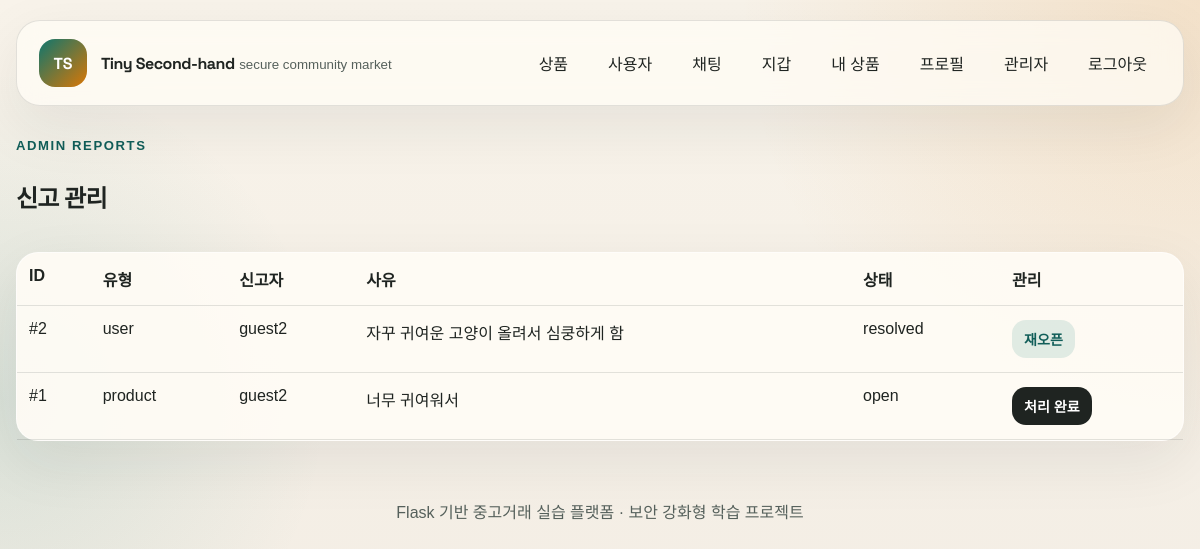
Screenshot of /admin/reports (signed in) with the database file from the repository.
### app/models.py (models this page shows, shortened)
class Report(db.Model):
    __table_args__ = (
        db.CheckConstraint(
            "target_type in ('user', 'product')",
            name="ck_report_target_type_valid",
        ),
        db.CheckConstraint(
            "status in ('open', 'resolved')",
            name="ck_report_status_valid",
        ),
    )
    id = db.Column(db.Integer, primary_key=True)
    reporter_id = db.Column(db.Integer, db.ForeignKey("user.id"), nullable=False)
    target_type = db.Column(db.String(10), nullable=False)
    target_user_id = db.Column(db.Integer, db.ForeignKey("user.id"), nullable=True)
    target_product_id = db.Column(
        db.Integer, db.ForeignKey("product.id"), nullable=True
    )
    reason = db.Column(db.String(500), nullable=False)
    status = db.Column(db.String(20), nullable=False, default="open")
    reviewed_by_id = db.Column(db.Integer, db.ForeignKey("user.id"), nullable=True)
    created_at = db.Column(db.DateTime, nullable=False, default=utcnow)
    resolved_at = db.Column(db.DateTime, nullable=True)
    reporter = db.relationship(
        "User", foreign_keys=[reporter_id], back_populates="reports_sent"
    )
    target_user = db.relationship(
        "User",
        foreign_keys=[target_user_id],
        back_populates="reports_received",
    )
    target_product = db.relationship("Product", back_populates="reports")
    reviewed_by = db.relationship(
        "User",
        foreign_keys=[reviewed_by_id],
        back_populates="reports_reviewed",
    )

class User(db.Model, UserMixin):
    __table_args__ = (
        db.CheckConstraint("balance >= 0", name="ck_user_balance_non_negative"),
    )
    id = db.Column(db.Integer, primary_key=True)
    username = db.Column(db.String(30), unique=True, nullable=False, index=True)
    display_name = db.Column(db.String(60), nullable=False)
    password_hash = db.Column(db.String(255), nullable=False)
    bio = db.Column(db.String(300), nullable=False, default="")
    is_admin = db.Column(db.Boolean, nullable=False, default=False)
    is_suspended = db.Column(db.Boolean, nullable=False, default=False)
    is_deleted = db.Column(db.Boolean, nullable=False, default=False)
    balance = db.Column(db.Numeric(12, 2), nullable=False, default=Decimal("100000.00"))
    created_at = db.Column(db.DateTime, nullable=False, default=utcnow)
    deleted_at = db.Column(db.DateTime, nullable=True)
    updated_at = db.Column(db.DateTime, nullable=False, default=utcnow, onupdate=utcnow)
    products = db.relationship("Product", back_populates="seller", lazy="dynamic")
    reports_sent = db.relationship(
        "Report",
        foreign_keys="Report.reporter_id",
        back_populates="reporter",
        lazy="dynamic",
    )
    reports_received = db.relationship(
        "Report",
        foreign_keys="Report.target_user_id",
        back_populates="target_user",
        lazy="dynamic",
    )
    reports_reviewed = db.relationship(
        "Report",
        foreign_keys="Report.reviewed_by_id",
        back_populates="reviewed_by",
        lazy="dynamic",
    )
    messages_sent = db.relationship(
        "Message",
        foreign_keys="Message.sender_id",
        back_populates="sender",
        lazy="dynamic",
    )
    messages_received = db.relationship(
        "Message",
        foreign_keys="Message.recipient_id",
        back_populates="recipient",
        lazy="dynamic",
    )
    transfers_sent = db.relationship(
        "Transfer",
        foreign_keys="Transfer.sender_id",
        back_populates="sender",
        lazy="dynamic",
    )
    transfers_received = db.relationship(
        "Transfer",
        foreign_keys="Transfer.recipient_id",
        back_populates="recipient",
        lazy="dynamic",
    )
    admin_actions = db.relationship(
        "AdminActionLog",
        foreign_keys="AdminActionLog.admin_id",
        back_populates="admin",
        lazy="dynamic",
    )

### app/routes/admin.py (the view)
@admin_bp.route("/reports")
@admin_required
def reports():
    reports = Report.query.order_by(Report.created_at.desc()).all()
    return render_template("admin/reports.html", reports=reports)

### app/utils.py (called while the page is built)
def admin_required(view):
    @wraps(view)
    @login_required
    def wrapped_view(*args, **kwargs):
        if not current_user.is_admin:
            abort(403)
        return view(*args, **kwargs)
    return wrapped_view

### app/templates/admin/reports.html (shortened to what this page needs)
{% extends 'base.html' %}
{% block content %}
<section class="section-head compact">
    <div>
        <span class="eyebrow">Admin Reports</span>
        <h2>신고 관리</h2>
    </div>
</section>
<section class="table-card">
    <table class="table">
        <thead>
            <tr>
                <th>ID</th>
                <th>유형</th>
                <th>신고자</th>
                <th>사유</th>
                <th>상태</th>
                <th>관리</th>
            </tr>
        </thead>
        <tbody>
            {% for report in reports %}
                <tr>
                    <td>#{{ report.id }}</td>
                    <td>{{ report.target_type }}</td>
                    <td>{{ report.reporter.display_name }}</td>
                    <td>{{ report.reason }}</td>
                    <td>{{ report.status }}</td>
                    <td class="action-row">
                        {% if report.status == 'open' %}
                            <form method="post" action="{{ url_for('admin.report_action', report_id=report.id, action='resolve') }}" class="inline-form"><input type="hidden" name="csrf_token" value="{{ csrf_token() }}"><button class="btn btn-primary btn-small" type="submit">처리 완료</button></form>
                        {% else %}
                            <form method="post" action="{{ url_for('admin.report_action', report_id=report.id, action='reopen') }}" class="inline-form"><input type="hidden" name="csrf_token" value="{{ csrf_token() }}"><button class="btn btn-secondary btn-small" type="submit">재오픈</button></form>
                        {% endif %}
                    </td>
                </tr>
            {% else %}
                <tr><td colspan="6">신고가 없습니다.</td></tr>
            {% endfor %}
        </tbody>
    </table>
</section>
{% endblock %}

### app/static/css/style.css (style rules this page uses)
:root { --bg: #f4efe7; --bg-soft: #fbf8f2; --ink: #1f2421; --ink-soft: #55605b; --line: rgba(31, 36, 33, 0.12); --primary: #0f766e; --primary-strong: #115e59; --secondary: #d97706; --danger: #b91c1c; --warning: #b45309; --card: rgba(255, 252, 246, 0.9); --shadow: 0 20px 60px rgba(31, 36, 33, 0.08); --radius: 22px; }
* { box-sizing: border-box; }
body { margin: 0; font-family: "Noto Sans KR", sans-serif; color: var(--ink); background: radial-gradient(circle at top right, rgba(217, 119, 6, 0.14), transparent 32%), radial-gradient(circle at left center, rgba(15, 118, 110, 0.12), transparent 26%), linear-gradient(180deg, #f8f3ea 0%, #f2ece3 100%); min-height: 100vh; }
.brand strong, h1, h2, h3 { font-family: "Space Grotesk", "Noto Sans KR", sans-serif; letter-spacing: -0.03em; }
.hero-panel, .detail-hero, .panel-card, .form-card, .table-card, .detail-panel, .media-panel, .detail-sidecard, .error-card { background: var(--card); border: 1px solid rgba(255, 255, 255, 0.6); border-radius: var(--radius); box-shadow: var(--shadow); }
.hero-actions, .toolbar, .action-row, .badge-row { display: flex; align-items: center; gap: 12px; }
.section-head { display: flex; justify-content: space-between; align-items: end; gap: 16px; margin: 18px 0; }
.section-head.compact { margin-top: 0; }
.eyebrow { display: inline-block; margin-bottom: 6px; color: var(--primary-strong); font-size: 0.82rem; font-weight: 700; text-transform: uppercase; letter-spacing: 0.12em; }
.btn { display: inline-flex; align-items: center; justify-content: center; gap: 8px; border: 0; border-radius: 14px; padding: 12px 18px; cursor: pointer; font-weight: 700; font-family: inherit; transition: transform 0.2s ease, opacity 0.2s ease; }
.btn-primary { background: var(--ink); color: #fff; }
.btn-secondary { background: rgba(15, 118, 110, 0.12); color: var(--primary-strong); }
.btn-small { padding: 9px 12px; font-size: 0.88rem; }
.table { width: 100%; border-collapse: collapse; }
.table th, .table td { text-align: left; padding: 14px 12px; border-bottom: 1px solid var(--line); vertical-align: top; }
.inline-form { display: inline-flex; }

### rows the page displays
Report: id "2", target_type "user", reporter.display_name "guest2", reason "자꾸 귀여운 고양이 올려서 심쿵하게 함", status "resolved"
Report: id "1", target_type "product", reporter.display_name "guest2", reason "너무 귀여워서", status "open"
